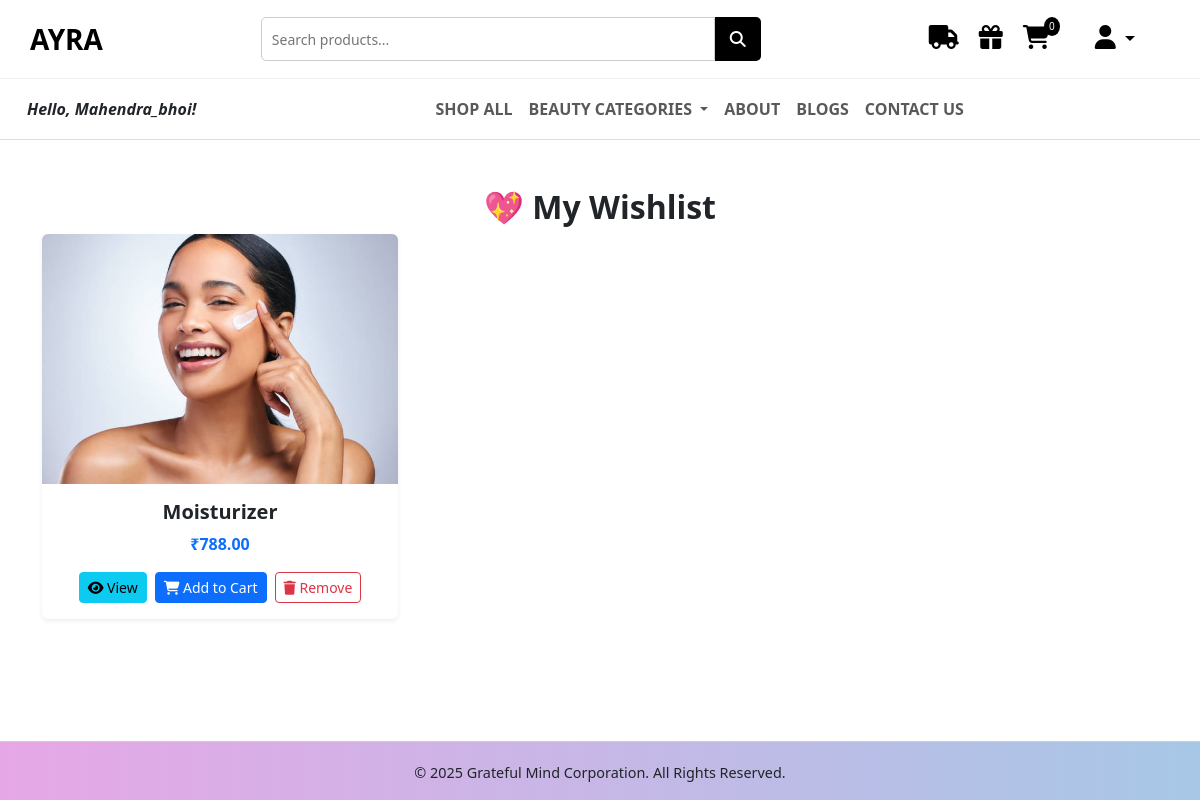
The page /wishlist/ (signed in) on the database as committed earlier.
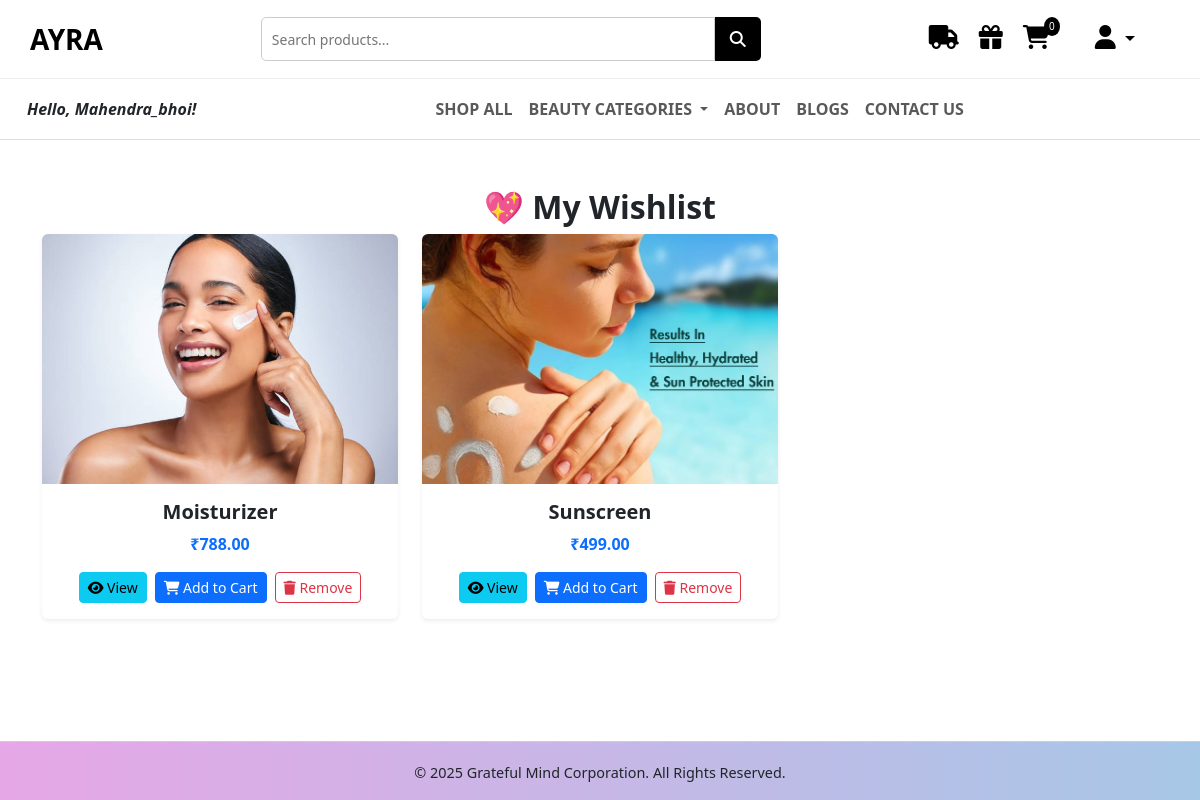
The same page on the database as committed later.
### AYRA/models.py (models this page shows, shortened)
class Wishlist(models.Model):
    user = models.ForeignKey(User, on_delete=models.CASCADE)
    product = models.ForeignKey(Product, on_delete=models.CASCADE)
    created_at = models.DateTimeField(default=timezone.now)

class Product(models.Model):
    name = models.CharField(max_length=255)
    image = models.ImageField(upload_to='products/')
    description = models.TextField()
    price = models.DecimalField(max_digits=8, decimal_places=2)
    rating = models.FloatField()
    reviews = models.PositiveIntegerField()
    is_bestseller = models.BooleanField(default=False)
    tag_line = models.CharField(max_length=255, blank=True, null=True)
    category = models.ForeignKey(Category, on_delete=models.CASCADE)

### AYRA/views.py (the view)
# urls.py: path('wishlist/', views.wishlist_view, name='wishlist_view'),
@login_required(login_url='login')
def wishlist_view(request):
    wishlist_items = Wishlist.objects.filter(user=request.user)
    return render(request, 'wishlist.html', {'wishlist_items': wishlist_items})

### AYRA/context_processors.py (called while the page is built)
def cart_count(request):
    if request.user.is_authenticated:
        count = Cart.objects.filter(user=request.user).count()
    else:
        count = 0
    return {'cart_count': count}

def categories_context(request):
    categories = Category.objects.all()
    print("Categories==>",categories)
    return {'nav_categories': categories}

### AYRA/models.py (called while the page is built)
    def __str__(self):
        return self.name

### templates/wishlist.html
{% extends 'base.html' %}
{% load static %}
{% block 'main' %}
<div class="container my-5">
    <h2 class="text-center fw-bold">💖 My Wishlist</h2>
    {% if wishlist_items %}
        <div class="row row-cols-1 row-cols-md-3 g-4">
            {% for item in wishlist_items %}
            <div class="col">
                <div class="card h-100 border-0 shadow-sm rounded">
                    <img src="{{ item.product.image.url }}" class="card-img-top rounded-top" alt="{{ item.product.name }}" style="height: 250px; object-fit: cover;">
                    <div class="card-body text-center">
                        <h5 class="card-title fw-bold">{{ item.product.name }}</h5>
                        <p class="text-primary fw-semibold">₹{{ item.product.price }}</p>
                        <div class="d-flex justify-content-center gap-2">
                            <a href="{% url 'product_detail' item.product.id %}" class="btn btn-info btn-sm">
                                <i class="fas fa-eye"></i> View
                            </a>
                            <a href="{% url 'add_to_cart' item.product.id %}" class="btn btn-primary btn-sm">
                                <i class="fas fa-shopping-cart"></i> Add to Cart
                            </a>
                            <a href="{% url 'remove_from_wishlist' item.product.id %}" class="btn btn-outline-danger btn-sm">
                                <i class="fas fa-trash"></i> Remove
                            </a>
                        </div>
                    </div>
                </div>
            </div>
            {% endfor %}
        </div>
    {% else %}
        <p class="text-center text-muted mt-4">Your wishlist is empty. 💔</p>
    {% endif %}
</div>
{% endblock %}

Rows that differ between the two databases and show on the page:
added Wishlist: product.image (picture), product.name "Sunscreen", product.price "499.00"
